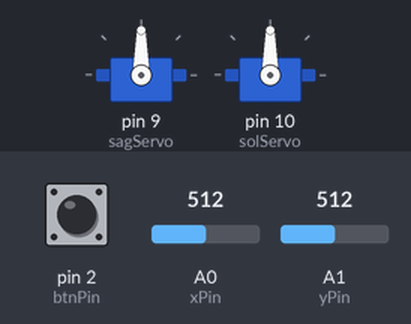
The sketch below on a simulated Arduino Uno, built with avr-gcc and run on an emulated ATmega328P. Shown: 2 × servo. The inputs (shaded band) are chosen by the test bench; at power-on: A0 (xPin) = 512, A1 (yPin) = 512, pin 2 (btnPin) HIGH.

Above: at 1.2 s.
1.3 s: A0 (xPin) set to 716
At 2.4 s:
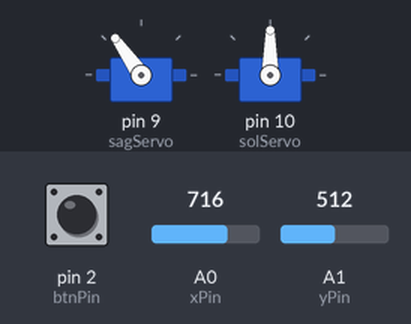
2.8 s: A1 (yPin) set to 716
At 3.5 s:
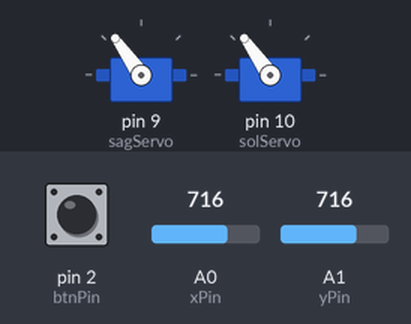
4.3 s: A0 (xPin) set to 900
At 4.7 s:
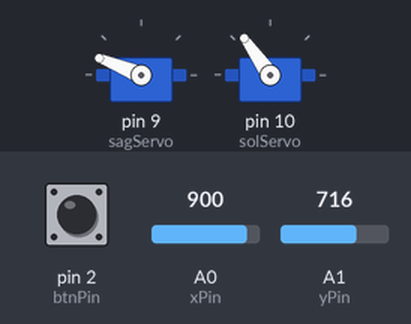
5.8 s: A1 (yPin) set to 900
At 7.0 s:
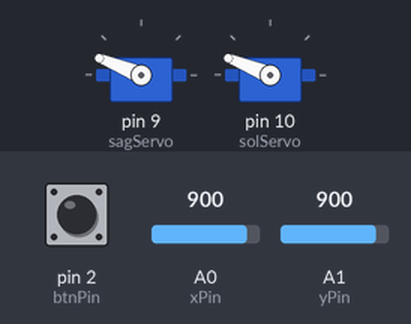
7.3 s: A0 (xPin) set to 1023
At 8.1 s:
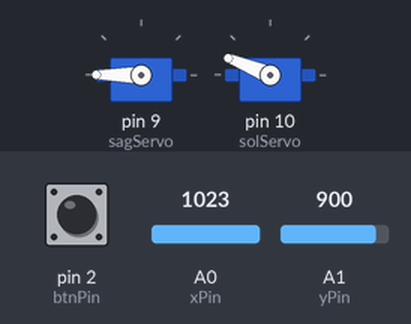
8.8 s: A1 (yPin) set to 1023
At 9.3 s:
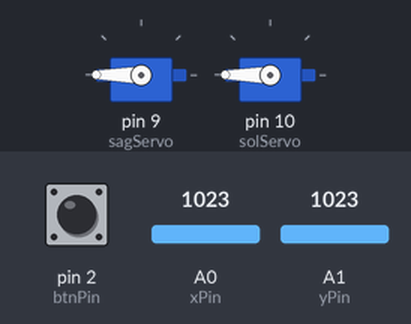
Timing chart, 0 to 11.3 s (numbered marks = the images above; inputs shaded):
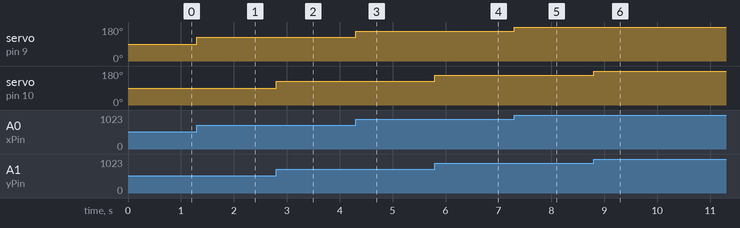

Measured:
- after the input at 1.3 s, servo on pin 9 (sagServo): 90° → 125° at once
- after the input at 2.8 s, servo on pin 10 (solServo): 90° → 125° at once
- after the input at 4.3 s, servo on pin 9 (sagServo): 125° → 158° at once
- after the input at 5.8 s, servo on pin 10 (solServo): 125° → 158° at once
- after the input at 7.3 s, servo on pin 9 (sagServo): 158° → 180° at once
- after the input at 8.8 s, servo on pin 10 (solServo): 158° → 180° at once

The sketch:

joyStickServo.ino
```cpp
#include <Servo.h>

Servo sagServo;
Servo solServo;

int xPin=A0;
int yPin=A1;
int btnPin=2;

int xPozisyon=0;
int yPozisyon=0;
int btnDurum=0;

int sagVeri=0;
int solVeri=0;

void setup() {
  sagServo.attach(9);
  solServo.attach(10);
  pinMode(xPin, INPUT);
  pinMode(yPin, INPUT);
  pinMode(btnPin, INPUT_PULLUP);
}

void loop() {
  xPozisyon=analogRead(xPin);
  yPozisyon=analogRead(yPin);
  btnDurum=digitalRead(btnPin);

  sagVeri=map(xPozisyon,0,1023,0,180);
  solVeri=map(yPozisyon,0,1023,0,180);

  sagServo.write(sagVeri);
  solServo.write(solVeri);

}
```
